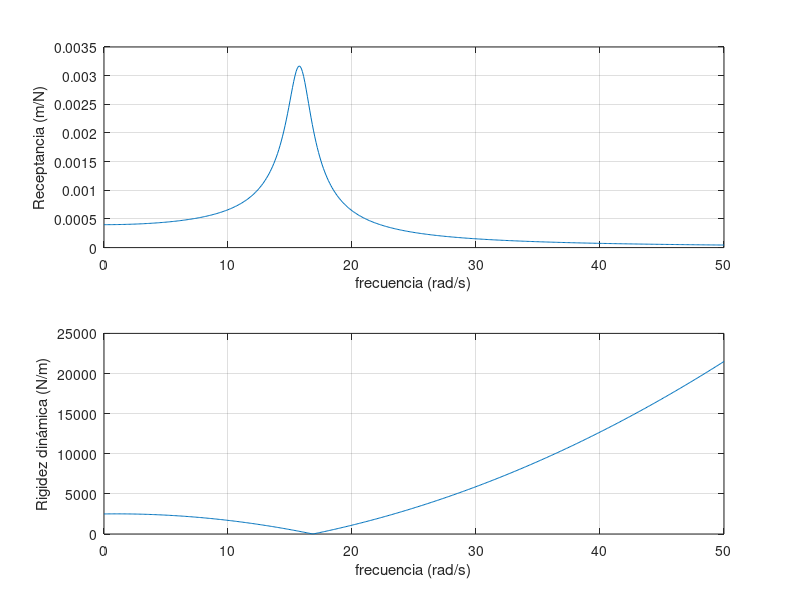

Write the MATLAB code that produced this figure.
%programa para calcular la FRF de un sistema 1 GDL
%Bernardo Oliva Aquino
clc,clear, close all
%definiciín del sistema vibratorio
m=10;
k=2500;
c=20;

%cálculo de la FRF
w=[0:.1:50]
Xf=(-m*w.^2+i*c*w+k).^-1;
fX=(-m*w.^2+1*c*w+k);

%gráfica
subplot(2,1,1),plot(w,abs(Xf))
xlabel('frecuencia (rad/s)')
ylabel('Receptancia (m/N)')
grid on
subplot(2,1,2),plot(w,abs(fX))
xlabel('frecuencia (rad/s)')
ylabel('Rigidez dinámica (N/m)')
grid on
